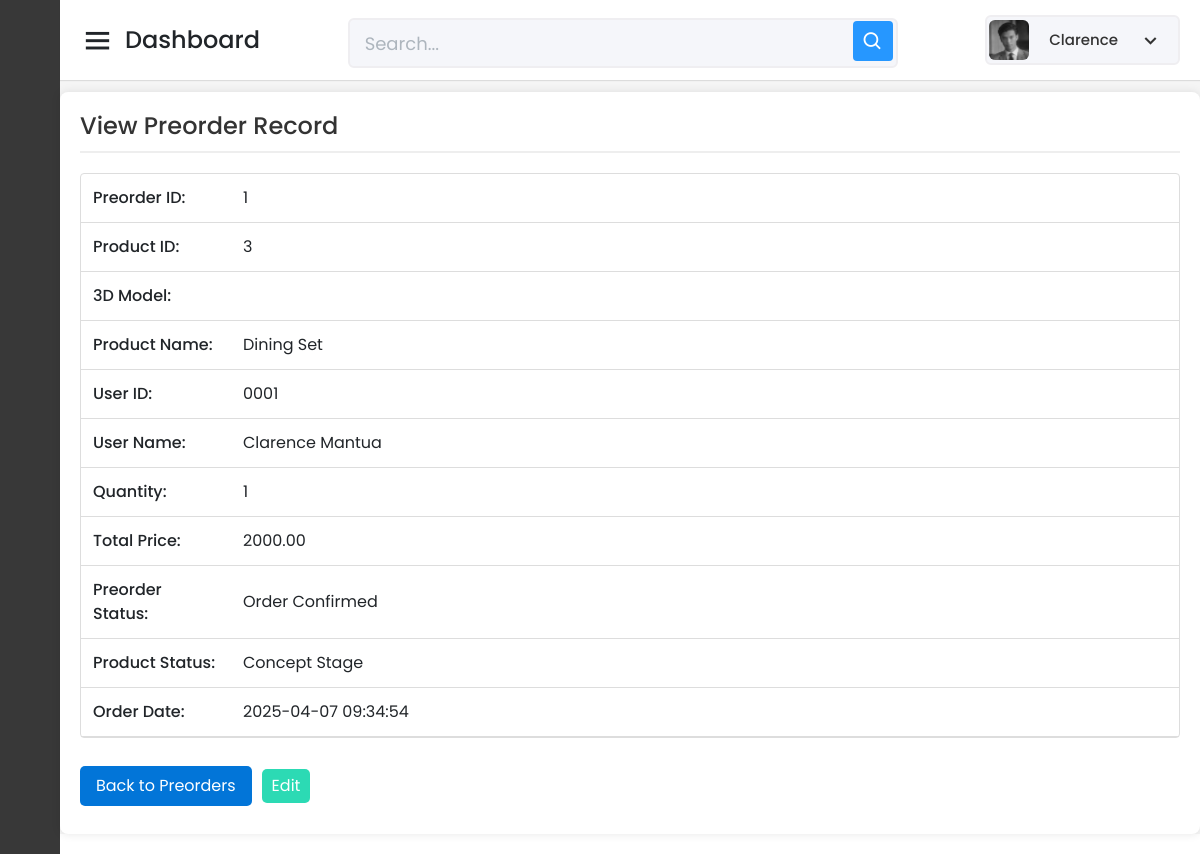
Before: /Capstone_Admin/preorder-prod/read-one-preorder-prod-form.php?id=1 (signed in) with the older database file.
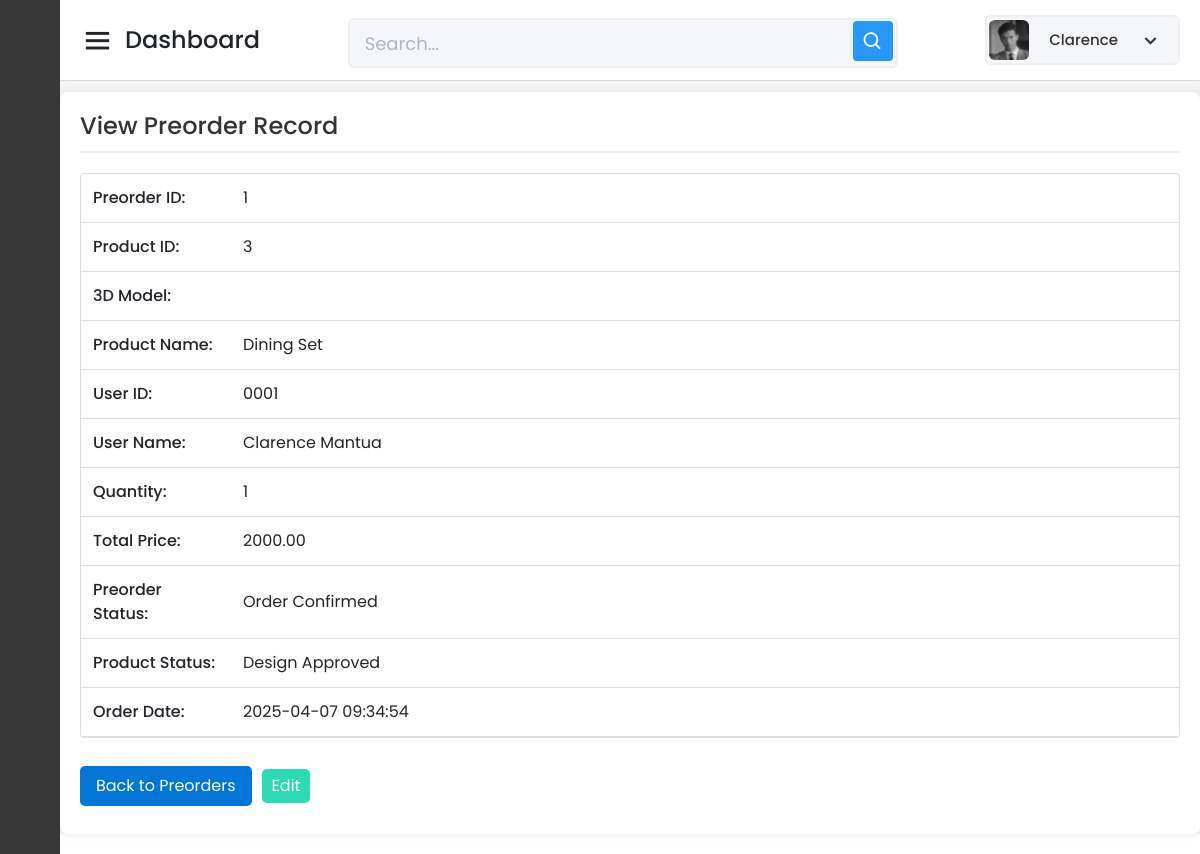
After: the same page with the newer database file.
### tables this page shows
CREATE TABLE `tbl_preorder` (
  `Preorder_ID` int(11) NOT NULL AUTO_INCREMENT,
  `Product_ID` int(11) NOT NULL,
  `User_ID` varchar(150) NOT NULL,
  `Quantity` int(11) NOT NULL,
  `Total_Price` decimal(10,2) NOT NULL,
  `Preorder_Status` int(3) NOT NULL DEFAULT 0,
  `Order_Date` timestamp NOT NULL DEFAULT current_timestamp(),
  `Product_Status` int(3) NOT NULL DEFAULT 0,
  `Progress_Pic_10` varchar(255) DEFAULT NULL,
  `Progress_Pic_20` varchar(255) DEFAULT NULL,
  `Progress_Pic_30` varchar(255) DEFAULT NULL,
  `Progress_Pic_40` varchar(255) DEFAULT NULL,
  `Progress_Pic_50` varchar(255) DEFAULT NULL,
  `Progress_Pic_60` varchar(255) DEFAULT NULL,
  `Progress_Pic_70` varchar(255) DEFAULT NULL,
  `Progress_Pic_80` varchar(255) DEFAULT NULL,
  `Progress_Pic_90` varchar(255) DEFAULT NULL,
  `Progress_Pic_100` varchar(255) DEFAULT NULL,
  `Stop_Reason` varchar(255) DEFAULT NULL,
  PRIMARY KEY (`Preorder_ID`),
  KEY `Product_ID` (`Product_ID`),
  KEY `User_ID` (`User_ID`),
  CONSTRAINT `tbl_preorder_info_ibfk_1` FOREIGN KEY (`Product_ID`) REFERENCES `tbl_prod_info` (`Product_ID`),
  CONSTRAINT `tbl_preorder_info_ibfk_2` FOREIGN KEY (`User_ID`) REFERENCES `tbl_user_info` (`User_ID`)
);

CREATE TABLE `tbl_prod_info` (
  `Product_ID` int(11) NOT NULL AUTO_INCREMENT,
  `Product_Name` varchar(255) NOT NULL,
  `Description` text DEFAULT NULL,
  `Category` varchar(100) DEFAULT NULL,
  `Sizes` varchar(100) DEFAULT NULL,
  `Color` varchar(50) DEFAULT NULL,
  `Stock` varchar(100) DEFAULT NULL,
  `Assembly_Required` varchar(255) DEFAULT NULL,
  `ImageURL` varchar(255) DEFAULT NULL,
  `Price` varchar(255) NOT NULL,
  `Sold` varchar(255) DEFAULT NULL,
  `DateAdded` timestamp NOT NULL DEFAULT current_timestamp(),
  `LastUpdate` timestamp NOT NULL DEFAULT current_timestamp() ON UPDATE current_timestamp(),
  `GLB_File_URL` varchar(255) DEFAULT NULL,
  `product_type` enum('readymade','custom') DEFAULT 'readymade',
  PRIMARY KEY (`Product_ID`)
);

CREATE TABLE `tbl_user_info` (
  `User_ID` varchar(150) NOT NULL,
  `Last_Name` varchar(300) DEFAULT NULL,
  `First_Name` varchar(300) DEFAULT NULL,
  `Middle_Name` varchar(300) DEFAULT NULL,
  `Home_Address` varchar(300) DEFAULT NULL,
  `Email_Address` varchar(300) DEFAULT NULL,
  `Mobile_Number` varchar(300) DEFAULT NULL,
  `Status` varchar(300) DEFAULT NULL,
  `Password` varchar(150) DEFAULT NULL,
  `PicPath` varchar(750) DEFAULT NULL,
  `reset_code` int(11) DEFAULT NULL,
  `reset_code_expiry` datetime DEFAULT NULL,
  PRIMARY KEY (`User_ID`)
);

### Capstone_Admin/preorder-prod/read-one-preorder-prod-form.php (the view, shortened to what the changed rows need)
<?php
include '../config/database.php';
if (isset($_GET['id'])) {
    $preorderID = $_GET['id'];
    try {
        $query = "
            SELECT
                po.*,
                po.Product_Status,  -- Fix: Get Product_Status from tbl_preorder
                p.Product_Name,
                p.GLB_File_URL,
                u.First_Name,
                u.Last_Name
            FROM tbl_preorder po
            JOIN tbl_prod_info p ON po.Product_ID = p.Product_ID
            JOIN tbl_user_info u ON po.User_ID = u.User_ID
            WHERE po.Preorder_ID = :preorderID
        ";
        $stmt = $pdo->prepare($query);
        $stmt->bindParam(':preorderID', $preorderID, PDO::PARAM_INT);
        $stmt->execute();
        $preorder = $stmt->fetch(PDO::FETCH_ASSOC);
        if ($preorder) {
            $productID = htmlspecialchars($preorder['Product_ID']);
            $productName = htmlspecialchars($preorder['Product_Name']);
            $userID = htmlspecialchars($preorder['User_ID']);
            $userName = htmlspecialchars($preorder['First_Name'] . ' ' . $preorder['Last_Name']);
            $quantity = htmlspecialchars($preorder['Quantity']);
            $totalPrice = htmlspecialchars($preorder['Total_Price']);
            $orderDate = htmlspecialchars($preorder['Order_Date']);
        }
         else {
            echo "Preorder not found.";
            exit();
        }
    } catch (PDOException $e) {
        echo "Error: " . $e->getMessage();
        exit();
    }
} else {
    echo "No preorder ID provided.";
    exit();
}
$orderStatusMap = [
    0   => 'Order Received',
    10  => 'Order Confirmed',
    20  => 'Design Finalization',
    30  => 'Material Preparation',
    40  => 'Production Started',
    50  => 'Mid-Production',
    60  => 'Finishing Process',
    70  => 'Quality Check',
    80  => 'Final Assembly',
    90  => 'Ready for Delivery',
    100 => 'Delivered / Completed'
];
$orderStatusText = $orderStatusMap[$preorder['Preorder_Status']] ?? 'Unknown Status';
$productStatusLabels = [
    0   => 'Concept Stage',
    10  => 'Design Approved',
    20  => 'Material Sourcing',
    30  => 'Cutting & Shaping',
    40  => 'Structural Assembly',
    50  => 'Detailing & Refinements',
    60  => 'Sanding & Pre-Finishing',
    70  => 'Varnishing/Painting',
    80  => 'Drying & Curing',
    90  => 'Final Inspection & Packaging',
    100 => 'Completed'
];
$productStatusText = $productStatusLabels[$preorder['Product_Status']] ?? 'Unknown Status';
?>
<!DOCTYPE html>
<html lang="en" dir="ltr">
<head>
    <link href="../static/css/bootstrap.min.css" rel="stylesheet">
    <link href="../static/css-files/dashboard.css" rel="stylesheet">
    <link href="../static/css-files/button.css" rel="stylesheet">
    <link href="../static/css-files/admin_homev2.css" rel="stylesheet">
    <link href="https://unpkg.com/boxicons@2.0.7/css/boxicons.min.css" rel="stylesheet" />
</head>
<body>
    <section class="home-section">
        <br><br><br>
        <div class="container_boxes">
            <form name="frmPreorderRec" method="POST" action="">
                <table>
    <tr>
        <td>Product ID:</td>
        <td><?= $productID ?></td>
    </tr>
    <tr>
        <td>Product Name:</td>
        <td><?= $productName ?></td>
    </tr>
    <tr>
        <td>User ID:</td>
        <td><?= $userID ?></td>
    </tr>
    <tr>
        <td>User Name:</td>
        <td><?= $userName ?></td>
    </tr>
    <tr>
        <td>Quantity:</td>
        <td><?= $quantity ?></td>
    </tr>
    <tr>
        <td>Total Price:</td>
        <td><?= $totalPrice ?></td>
    </tr>
    <tr>
        <td>Preorder Status:</td>
        <td><?= $orderStatusText ?></td>
    </tr>
    <tr>
        <td>Product Status:</td>
        <td><?= $productStatusText ?></td>
    </tr>
    <tr>
        <td>Order Date:</td>
        <td><?= $orderDate ?></td>
    </tr>
</table>
</div>
    </section>
</body>
</html>

Changed rows visible on the page:
changed tbl_preorder "Order Confirmed": Product_Status "Concept Stage" → "Design Approved"
